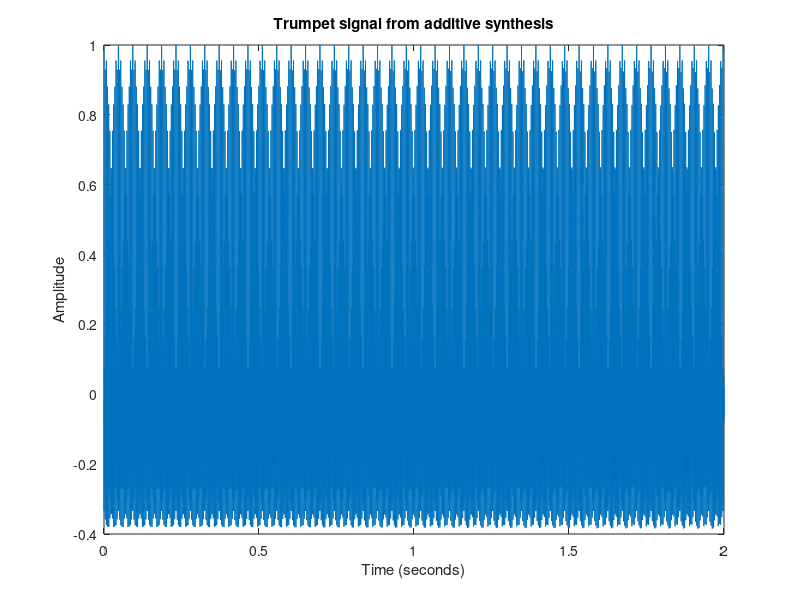

Reproduce this figure in MATLAB.
% Samuel Hunter
% BEE235A, Au 2021, Lab 2
% signal_synthesis.m - Synthesize a trumpet sound from multiple sine waves.

Fs = 11025 % Sample rate of 11.025 kHz
t = 0:1/Fs:2; % Two-second time vector at Fs

% 10 most powerful sine waves from the sampled signal, sorted by
% magnitude.
freq = [ 796.729;
	1335.06;
	1055.13;
	1593.46;
	 538.33;
	1851.86;
	2390.19;
	2648.58;
	2110.25;
	 258.398];

mag = [ 65.114;
	59.593;
	52.244;
	38.994;
	37.749;
	28.305;
	15.724;
	15.208;
	12.487;
	11.795];

% Add up all sine waves
sampled = t .* 0;
for i = 1:length(freq)
	sampled = sampled + mag(i)*cos(2*pi*freq(i)*t);
end

% Normalize signal to -1:1.
sampled = sampled ./ max(abs(sampled));

plot(t, sampled);
title('Trumpet signal from additive synthesis');
xlabel('Time (seconds)');
ylabel('Amplitude');
